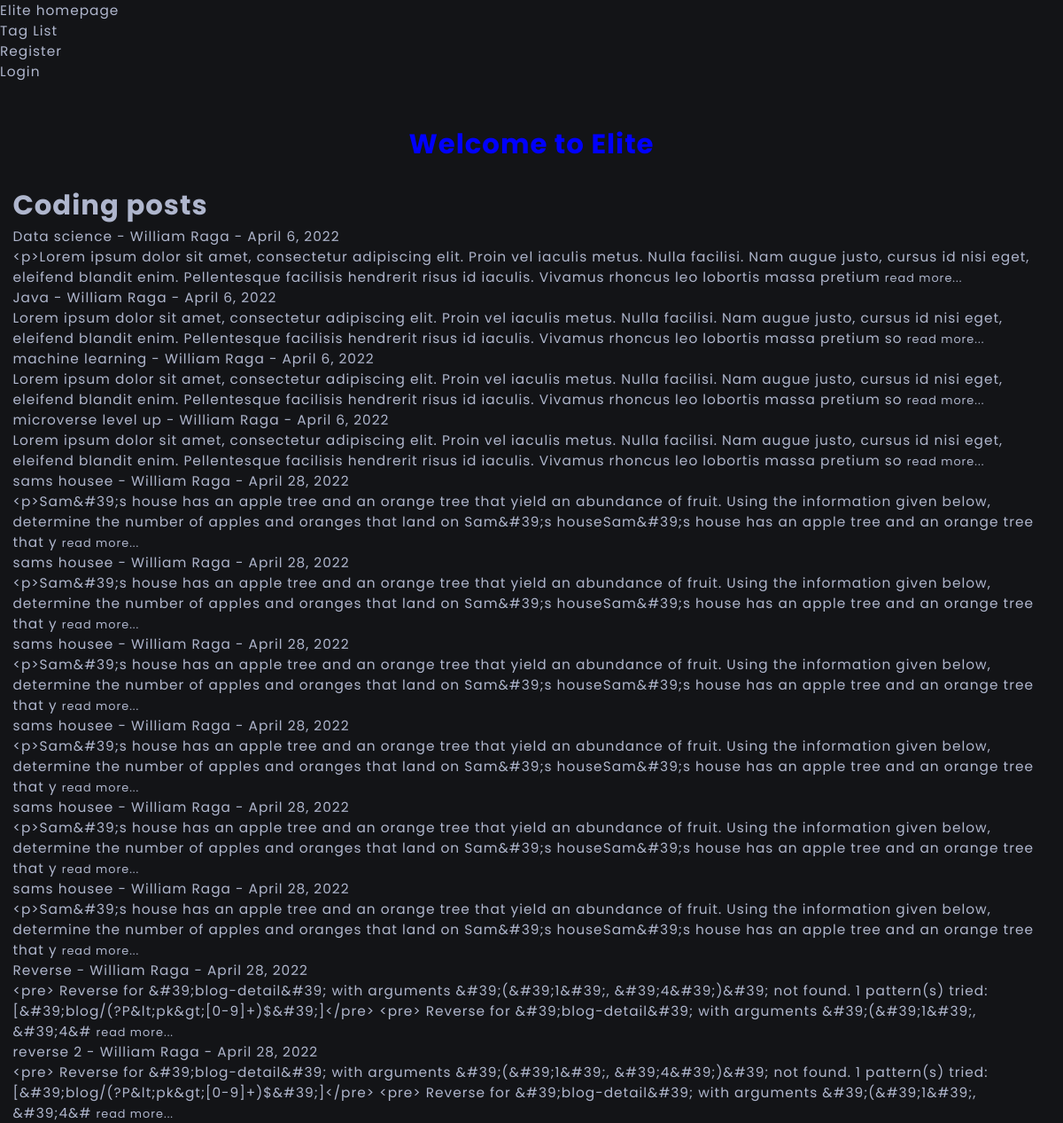
Screenshot of /tag/coding with the database file from the repository.
### blog/models.py (models this page shows, shortened)
class BlogPost(models.Model):
    author = models.ForeignKey(User, on_delete=models.CASCADE)
    title = models.CharField(max_length=255)
    title_tag = models.CharField(max_length=255)
    slug = models.SlugField(max_length=255,
                            null=False,
                            unique=False)
    text = RichTextField(blank=True, null=True)
    publication_date = models.DateField(verbose_name='date published',
                                        auto_now_add=True)
    tag = models.CharField(max_length=255, default="coding")
    snippet = models.CharField(max_length=255)
    likes = models.ManyToManyField(User, related_name='blog_posts')

### blog/views.py (the view)
# urls.py: path("tag/<str:tags>", TagView, name="tag"),
def TagView(request, tags):
    tag_posts = BlogPost.objects.filter(tag=tags.replace('-', ' '))
    return render(request, 'tags.html',
                  {'tags': tags.title().replace('-', ' '), 'tag_posts': tag_posts})

### blog/templates/tags.html (shortened to what this page needs)
{% extends "base.html" %}
{% block content %}
<h1> {{ tags }} posts</h1>
{% if tag_posts %}
<ul>
{% for blogpost in tag_posts %}
      <li>
        <a href="{% url 'blog-detail' blogpost.pk %}">{{ blogpost.title }}</a>
         - {{ blogpost.author.first_name }}
            {{ blogpost.author.last_name }}
          - {{ blogpost.publication_date }}
        <br />
        {{ blogpost.text|slice:":255" }} <small>
          <a href="{% url 'blog-detail' blogpost.pk %}">read more...</a>
      </small>
      </li>
{% endfor %}
</ul>
{% else %}
There are no posts for this tag yet. <br />
If you want to add posts for this tag
<a href="{% url 'add-post' %}">Click here</a>
{% endif %}
{% endblock %}

### static/styles.css (style rules this page uses)
:root { --light-color: #fff; --light-color-alt: #afb6cd; --accent: goldenrod; --primary-background-color: #131417; --secondary-background-color: #252830; --hover-light-color: var(--light-color); --hover-dark-color: var(--primary-background-color); --gradient-color: linear-gradient( 115deg,#4fcf70,#fad648,#a767e5,#12bcfe,#44ce7b); --transparent-light-color: rgba(255,255,255,.05); --transparent-dark-color: rgba(0,0,0,.75); --font-family: 'Poppins', sans-serif; --font-size-xsm: 1.2rem; --font-size-sm: 1.6rem; --font-size-md: 2.4rem; --font-size-lg: 6rem; --font-size-xl: 4rem; --gap: 2rem; --margin-sm: 2rem; --margin-md: 3rem; --item-min-height-sm: 20rem; --item-min-height-md: 30rem; }
* { margin: 0; padding: 0; box-sizing: border-box; }
html { font-size: 60%; }
body { font-family: var(--font-family); font-size: var(--font-size-sm); color: var(--light-color-alt); background-color: var(--primary-background-color); letter-spacing: 1px; }
a { text-decoration: none; color: inherit; }
ul { list-style: none; }

### rows the page displays
BlogPost: title "Data science", author.first_name "William", author.last_name "Raga", publication_date "April 6, 2022", text "<p>Lorem ipsum dolor sit amet, consectetur adipiscing elit. Proin vel iaculis metus. Nulla facilisi. Nam augue justo, cursus id nisi eget, eleifend blandit enim. Pellentesque facilisis hendrerit risus id iaculis. Vivamus rhoncus leo lobortis massa pretium"
BlogPost: title "Java", author.first_name "William", author.last_name "Raga", publication_date "April 6, 2022", text "Lorem ipsum dolor sit amet, consectetur adipiscing elit. Proin vel iaculis metus. Nulla facilisi. Nam augue justo, cursus id nisi eget, eleifend blandit enim. Pellentesque facilisis hendrerit risus id iaculis. Vivamus rhoncus leo lobortis massa pretium so"
BlogPost: title "machine learning", author.first_name "William", author.last_name "Raga", publication_date "April 6, 2022", text "Lorem ipsum dolor sit amet, consectetur adipiscing elit. Proin vel iaculis metus. Nulla facilisi. Nam augue justo, cursus id nisi eget, eleifend blandit enim. Pellentesque facilisis hendrerit risus id iaculis. Vivamus rhoncus leo lobortis massa pretium so"
BlogPost: title "microverse level up", author.first_name "William", author.last_name "Raga", publication_date "April 6, 2022", text "Lorem ipsum dolor sit amet, consectetur adipiscing elit. Proin vel iaculis metus. Nulla facilisi. Nam augue justo, cursus id nisi eget, eleifend blandit enim. Pellentesque facilisis hendrerit risus id iaculis. Vivamus rhoncus leo lobortis massa pretium so"
BlogPost: title "sams housee", author.first_name "William", author.last_name "Raga", publication_date "April 28, 2022", text "<p>Sam&#39;s house has an apple tree and an orange tree that yield an abundance of fruit. Using the information given below, determine the number of apples and oranges that land on Sam&#39;s houseSam&#39;s house has an apple tree and an orange tree that y"
BlogPost: title "sams housee", author.first_name "William", author.last_name "Raga", publication_date "April 28, 2022", text "<p>Sam&#39;s house has an apple tree and an orange tree that yield an abundance of fruit. Using the information given below, determine the number of apples and oranges that land on Sam&#39;s houseSam&#39;s house has an apple tree and an orange tree that y"
BlogPost: title "sams housee", author.first_name "William", author.last_name "Raga", publication_date "April 28, 2022", text "<p>Sam&#39;s house has an apple tree and an orange tree that yield an abundance of fruit. Using the information given below, determine the number of apples and oranges that land on Sam&#39;s houseSam&#39;s house has an apple tree and an orange tree that y"
BlogPost: title "sams housee", author.first_name "William", author.last_name "Raga", publication_date "April 28, 2022", text "<p>Sam&#39;s house has an apple tree and an orange tree that yield an abundance of fruit. Using the information given below, determine the number of apples and oranges that land on Sam&#39;s houseSam&#39;s house has an apple tree and an orange tree that y"
BlogPost: title "sams housee", author.first_name "William", author.last_name "Raga", publication_date "April 28, 2022", text "<p>Sam&#39;s house has an apple tree and an orange tree that yield an abundance of fruit. Using the information given below, determine the number of apples and oranges that land on Sam&#39;s houseSam&#39;s house has an apple tree and an orange tree that y"
BlogPost: title "sams housee", author.first_name "William", author.last_name "Raga", publication_date "April 28, 2022", text "<p>Sam&#39;s house has an apple tree and an orange tree that yield an abundance of fruit. Using the information given below, determine the number of apples and oranges that land on Sam&#39;s houseSam&#39;s house has an apple tree and an orange tree that y"
BlogPost: title "Reverse", author.first_name "William", author.last_name "Raga", publication_date "April 28, 2022", text "<pre> Reverse for &#39;blog-detail&#39; with arguments &#39;(&#39;1&#39;, &#39;4&#39;)&#39; not found. 1 pattern(s) tried: [&#39;blog/(?P&lt;pk&gt;[0-9]+)$&#39;]</pre> <pre> Reverse for &#39;blog-detail&#39; with arguments &#39;(&#39;1&#39;, &#39;4&#"
BlogPost: title "reverse 2", author.first_name "William", author.last_name "Raga", publication_date "April 28, 2022", text "<pre> Reverse for &#39;blog-detail&#39; with arguments &#39;(&#39;1&#39;, &#39;4&#39;)&#39; not found. 1 pattern(s) tried: [&#39;blog/(?P&lt;pk&gt;[0-9]+)$&#39;]</pre> <pre> Reverse for &#39;blog-detail&#39; with arguments &#39;(&#39;1&#39;, &#39;4&#"

### other values shown
{{ tags }} "Coding"
